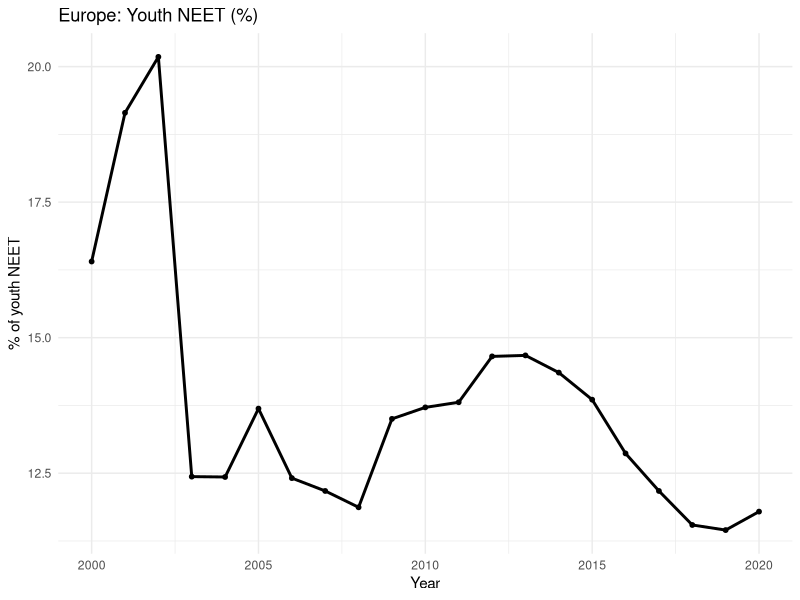

This figure's R source:
library(readr)
library(dplyr)
library(ggplot2)

#Load dataset containing NEET values merged with continent labels and HDI
df <- readr::read_csv("youth_continents_hdi_2000_2020.csv")

europe <- df %>%
#subset Europe and compute yearly average NEET for the continent
  filter(Continent == "Europe") %>%
  group_by(Year) %>%
  summarise(
    mean_neet = mean(share_neet, na.rm = TRUE),
    .groups = "drop"
  )

# Plot Europe's average NEET trend over 2000–2020
ggplot(europe, aes(x = Year, y = mean_neet)) +
  geom_line(linewidth = 1) +
  geom_point(size = 1.3) +
  labs(
    title = "Europe: Youth NEET (%)",
    x = "Year",
    y = "% of youth NEET"
  ) +
  theme_minimal()
